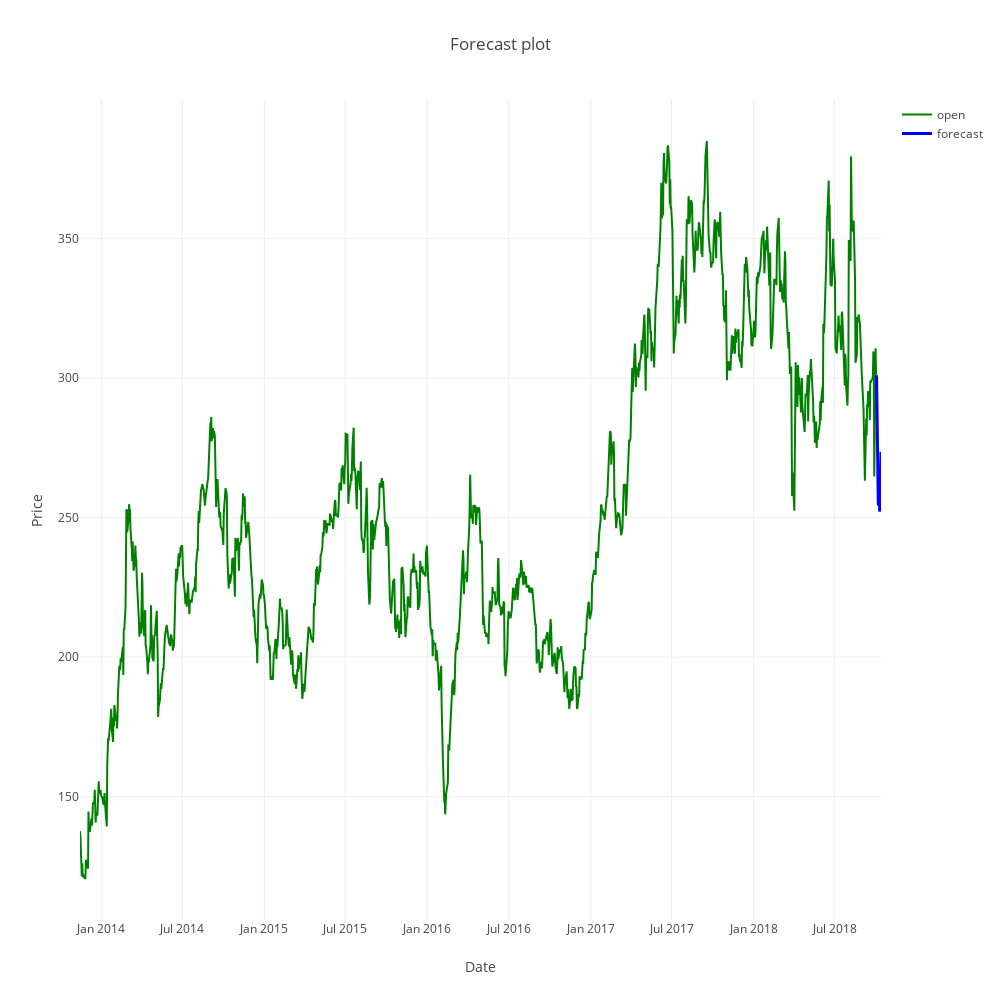

Write notebook code for a chart like this one.
### Code cell
p1 = go.Scatter(x=df.index,
                y=df.close, 
                mode='lines',
                name='open',
                marker=dict(color='green')
               )
p2 = go.Scatter(x=df.index, 
                y=df.forecast,
                mode='lines',
                name='forecast',
                line=dict(color='blue', width=3)
                )

layout = go.Layout(title='Forecast plot',width=1000,height=1000,
xaxis=dict(title='Date',ticks='', showticklabels=True,
                              zeroline=False),
                   yaxis=dict(title='Price',ticks='', showticklabels=True,
                              zeroline=False),
                   showlegend=True)

fig = go.Figure(data=[p1, p2], layout=layout)

iplot(fig)

### Figure 1 — Plotly figure (JSON) as saved in the notebook; plotly's stock layout.template omitted (floating-point values rounded to 4 significant figures; data arrays with more than 128 entries replaced by an {"elided": "..."} marker saying what was removed)
{"data": [{"marker": {"color": "green"}, "mode": "lines", "name": "open", "type": "scatter", "uid": "5f2e4622-d20c-11e8-9299-acde48001122", "x": {"elided": "1240 str values"}, "y": {"elided": "1240 float values"}}, {"line": {"color": "blue", "width": 3}, "mode": "lines", "name": "forecast", "type": "scatter", "uid": "5f2e479e-d20c-11e8-bb3b-acde48001122", "x": {"elided": "1240 str values"}, "y": {"elided": "1240 float values"}}], "layout": {"height": 1000, "showlegend": true, "title": "Forecast plot", "width": 1000, "xaxis": {"showticklabels": true, "ticks": "", "title": "Date", "zeroline": false}, "yaxis": {"showticklabels": true, "ticks": "", "title": "Price", "zeroline": false}}}
